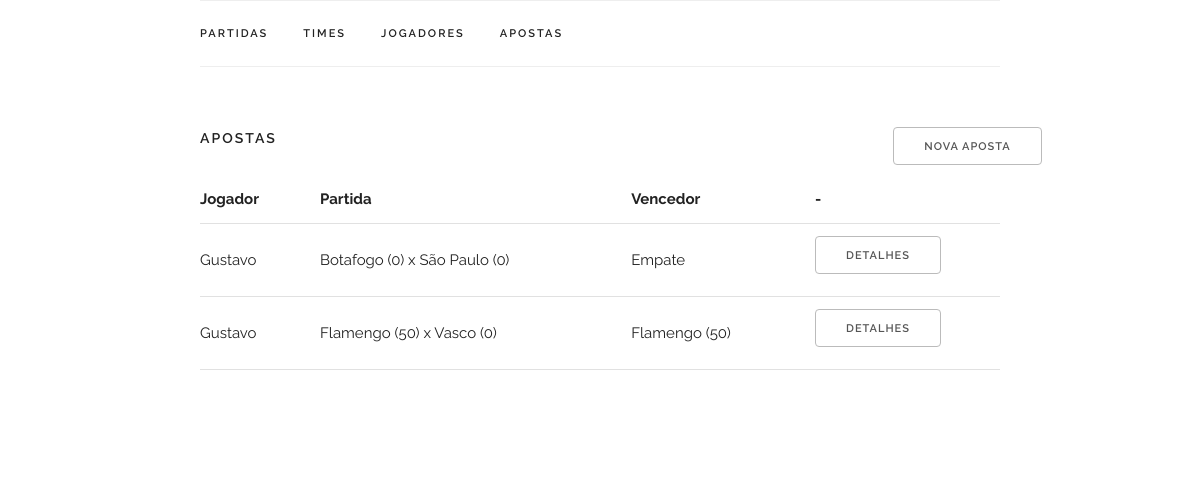
The app's page /bets/ with its own data.
### bets/models.py (models this page shows, shortened)
class Bet(models.Model):
    match = models.ForeignKey(
        Match,
        related_name='bet'
    )
    team = models.ForeignKey(
        Team,
        related_name='bet'
    )
    player = models.ForeignKey(
        Player,
        related_name='bet'
    )
    class Meta:
        verbose_name = 'aposta'
        verbose_name_plural = 'apostas'
        ordering = ['match']

class Player(models.Model):
    name = models.CharField(
        'nome',
        max_length=255
    )
    points = models.PositiveIntegerField(
        'pontos',
        default=0
    )
    cash = models.FloatField(
        'dinheiro',
        default=0
    )
    status = models.BooleanField(
        'ativo',
        default=True
    )
    class Meta:
        verbose_name = 'apostador'
        verbose_name_plural = 'apostadores'
        ordering = ['name']

class Match(models.Model):
    team_1 = models.ForeignKey(
        Team,
        related_name='team_1'
    )
    team_2 = models.ForeignKey(
        Team,
        related_name='team_2'
    )
    winner = models.ForeignKey(
        Team,
        related_name='winner',
        blank=True,
        null=True
    )
    tie = models.BooleanField(
        'empate',
        default=False
    )
    date = models.DateField(
        'data',
        default=datetime.date.today
    )
    def __str__(self):
        return "%s x %s" % (self.team_1, self.team_2)
    class Meta:
        verbose_name = 'partida'
        verbose_name_plural = 'partidas'
        ordering = ['team_1']

class Team(models.Model):
    name = models.CharField(
        'nome',
        max_length=255
    )
    points = models.PositiveIntegerField(
        'pontos',
        default=0
    )
    def __str__(self):
        return "%s (%d)" % (self.name, self.points)
    class Meta:
        verbose_name = 'time'
        verbose_name_plural = 'times'
        ordering = ['name']

### bets/views.py (the view)
# urls.py: url(r'^bets/$', views.BetView.as_view(), name='bet-list'),
class BetView(generic.ListView):
    template_name = 'bet/list.html'
    def get_queryset(self):
        return models.Bet.objects.all()

### templates/bet/list.html
{% extends 'base.html' %}
{% block content %}
  <div class="docs-section"><div class="ten columns">
    <h6 class="docs-header">Apostas</h6>
  </div>
  <div class="two columns">
    <a class="button" href="{% url 'bets:bet-create' %}"> Nova Aposta </a>
  </div>
  <table class="u-full-width">
  <thead>
    <tr>
      <th>Jogador</th>
      <th>Partida</th>
      <th>Vencedor</th>
      <th> - </th>
    </tr>
  </thead>
  <tbody>
    {% for obj in object_list %}
    <tr>
      <td>{{ obj.player.name }}</td>
      <td>{{ obj.match }}</td>
      {% if obj.match.tie %}
      <td>Empate</td>
      {% elif obj.match.winner %}
      <td>{{ obj.match.winner }}</td>
      {% else %}
      <td>-</td>
      {% endif %}
      <td><a class="button" href="{% url 'bets:bet-details' obj.pk %}">Detalhes</a></td>
    </tr>
    {% endfor %}
  </tbody>
</table>
</div>
{% endblock %}

### static/css/skeleton.css (style rules this page uses)
.column, .columns { width: 100%; float: left; box-sizing: border-box; }
@media (min-width: 550px) { .column, .columns { margin-left: 4%; } }
@media (min-width: 550px) { .column:first-child, .columns:first-child { margin-left: 0; } }
@media (min-width: 550px) { .two.columns { width: 13.3333333333%; } }
@media (min-width: 550px) { .ten.columns { width: 82.6666666667%; } }
html { font-size: 62.5%; }
body { font-size: 1.5em; line-height: 1.6; font-weight: 400; font-family: "Raleway", "HelveticaNeue", "Helvetica Neue", Helvetica, Arial, sans-serif; color: #222; }
h1, h2, h3, h4, h5, h6 { margin-top: 0; margin-bottom: 2rem; font-weight: 300; }
h6 { font-size: 1.5rem; line-height: 1.6; letter-spacing: 0; }
@media (min-width: 550px) { h6 { font-size: 1.5rem; } }
a { color: #1EAEDB; }
.button, button, input[type="submit"], input[type="reset"], input[type="button"] { display: inline-block; height: 38px; padding: 0 30px; color: #555; text-align: center; font-size: 11px; font-weight: 600; line-height: 38px; letter-spacing: .1rem; text-transform: uppercase; text-decoration: none; white-space: nowrap; background-color: transparent; border-radius: 4px; border: 1px solid #bbb; cursor: pointer; box-sizing: border-box; }
th, td { padding: 12px 15px; text-align: left; border-bottom: 1px solid #E1E1E1; }
th:first-child, td:first-child { padding-left: 0; }
th:last-child, td:last-child { padding-right: 0; }
button, .button { margin-bottom: 1rem; }
pre, blockquote, dl, figure, table, p, ul, ol, form { margin-bottom: 2.5rem; }
.u-full-width { width: 100%; box-sizing: border-box; }

### static/css/custom.css (style rules this page uses)
.docs-header { text-transform: uppercase; font-size: 1.4rem; letter-spacing: .2rem; font-weight: 600; }
.docs-section { border-top: 1px solid #eee; padding: 4rem 0; margin-bottom: 0; }
@media (min-width: 550px) { .docs-section { padding: 6rem 0; } }
@media (min-width: 750px) { .navbar + .docs-section { border-top-width: 0; } }

### records on screen
Bet: player.name "Gustavo", match "Botafogo (0) x São Paulo (0)", shows "Empate"
Bet: player.name "Gustavo", match "Flamengo (50) x Vasco (0)", match.winner "Flamengo (50)"
